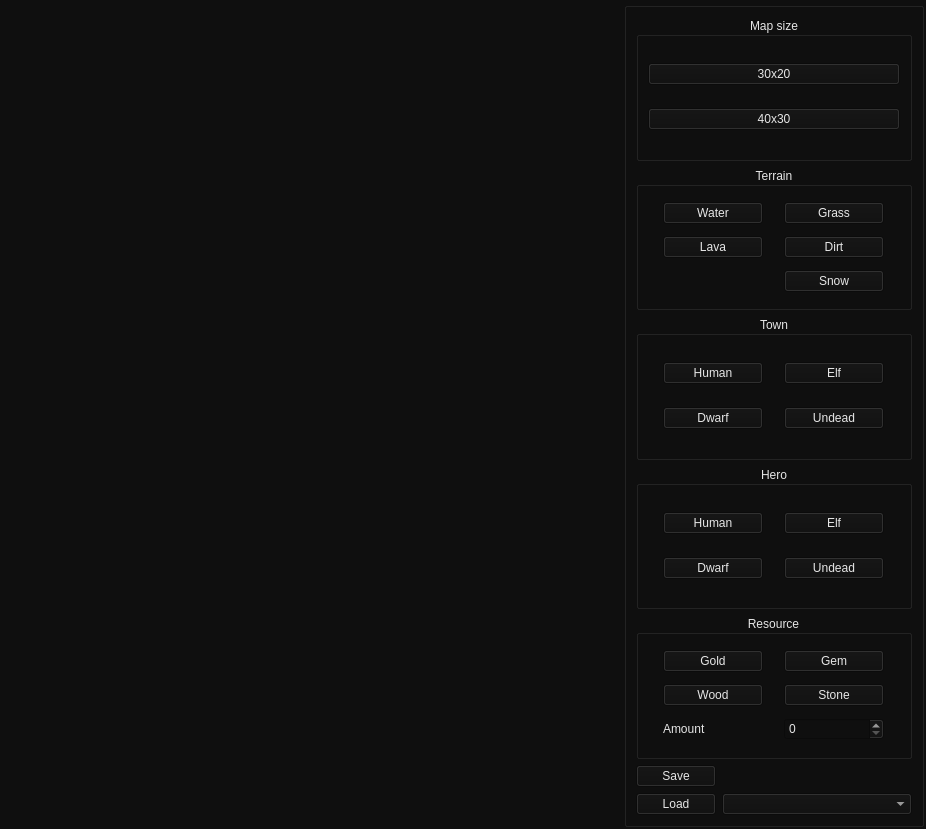
<?xml version="1.0" encoding="UTF-8"?>
<ui version="4.0">
 <class>MapEditor</class>
 <widget class="QMainWindow" name="MapEditor">
  <property name="geometry">
   <rect>
    <x>0</x>
    <y>0</y>
    <width>926</width>
    <height>829</height>
   </rect>
  </property>
  <property name="windowTitle">
   <string>MainWindow</string>
  </property>
  <property name="styleSheet">
   <string notr="true">background-color: rgb(15, 15, 15);
font: 14pt &quot;Ancient Modern Tales&quot;;
color: rgb(230, 230, 230);</string>
  </property>
  <widget class="QWidget" name="centralwidget">
   <layout class="QHBoxLayout" name="horizontalLayout">
    <property name="spacing">
     <number>0</number>
    </property>
    <property name="leftMargin">
     <number>2</number>
    </property>
    <property name="topMargin">
     <number>2</number>
    </property>
    <property name="rightMargin">
     <number>2</number>
    </property>
    <property name="bottomMargin">
     <number>2</number>
    </property>
    <item>
     <widget class="Canvas" name="wgt_globalMap" native="true"/>
    </item>
    <item>
     <widget class="QGroupBox" name="groupBox">
      <property name="maximumSize">
       <size>
        <width>300</width>
        <height>16777215</height>
       </size>
      </property>
      <property name="title">
       <string/>
      </property>
      <layout class="QVBoxLayout" name="verticalLayout_2">
       <item>
        <widget class="QGroupBox" name="groupBox_2">
         <property name="title">
          <string>Map size</string>
         </property>
         <property name="alignment">
          <set>Qt::AlignCenter</set>
         </property>
         <layout class="QVBoxLayout" name="verticalLayout">
          <item>
           <widget class="QPushButton" name="pb_createMap_30x20">
            <property name="text">
             <string>30x20</string>
            </property>
           </widget>
          </item>
          <item>
           <widget class="QPushButton" name="pb_createMap_40x30">
            <property name="text">
             <string>40x30</string>
            </property>
           </widget>
          </item>
         </layout>
        </widget>
       </item>
       <item>
        <widget class="QGroupBox" name="groupBox_3">
         <property name="title">
          <string>Terrain</string>
         </property>
         <property name="alignment">
          <set>Qt::AlignCenter</set>
         </property>
         <layout class="QGridLayout" name="gridLayout_4">
          <item row="0" column="0">
           <widget class="QPushButton" name="pb_addWater">
            <property name="minimumSize">
             <size>
              <width>100</width>
              <height>0</height>
             </size>
            </property>
            <property name="maximumSize">
             <size>
              <width>100</width>
              <height>16777215</height>
             </size>
            </property>
            <property name="text">
             <string>Water</string>
            </property>
           </widget>
          </item>
          <item row="0" column="1">
           <widget class="QPushButton" name="pb_addGrass">
            <property name="minimumSize">
             <size>
              <width>100</width>
              <height>0</height>
             </size>
            </property>
            <property name="maximumSize">
             <size>
              <width>100</width>
              <height>16777215</height>
             </size>
            </property>
            <property name="text">
             <string>Grass</string>
            </property>
           </widget>
          </item>
          <item row="1" column="0">
           <widget class="QPushButton" name="pb_addLava">
            <property name="minimumSize">
             <size>
              <width>100</width>
              <height>0</height>
             </size>
            </property>
            <property name="maximumSize">
             <size>
              <width>100</width>
              <height>16777215</height>
             </size>
            </property>
            <property name="text">
             <string>Lava</string>
            </property>
           </widget>
          </item>
          <item row="1" column="1">
           <widget class="QPushButton" name="pb_addDirt">
            <property name="minimumSize">
             <size>
              <width>100</width>
              <height>0</height>
             </size>
            </property>
            <property name="maximumSize">
             <size>
              <width>100</width>
              <height>16777215</height>
             </size>
            </property>
            <property name="text">
             <string>Dirt</string>
            </property>
           </widget>
          </item>
          <item row="2" column="1">
           <widget class="QPushButton" name="pb_addSnow">
            <property name="minimumSize">
             <size>
              <width>100</width>
              <height>0</height>
             </size>
            </property>
            <property name="maximumSize">
             <size>
              <width>100</width>
              <height>16777215</height>
             </size>
            </property>
            <property name="text">
             <string>Snow</string>
            </property>
           </widget>
          </item>
         </layout>
        </widget>
       </item>
       <item>
        <widget class="QGroupBox" name="groupBox_4">
         <property name="minimumSize">
          <size>
           <width>0</width>
           <height>0</height>
          </size>
         </property>
         <property name="maximumSize">
          <size>
           <width>16777215</width>
           <height>16777215</height>
          </size>
         </property>
         <property name="title">
          <string>Town</string>
         </property>
         <property name="alignment">
          <set>Qt::AlignCenter</set>
         </property>
         <layout class="QGridLayout" name="gridLayout">
          <item row="0" column="0">
           <widget class="QPushButton" name="pb_addTownHuman">
            <property name="minimumSize">
             <size>
              <width>100</width>
              <height>0</height>
             </size>
            </property>
            <property name="maximumSize">
             <size>
              <width>100</width>
              <height>16777215</height>
             </size>
            </property>
            <property name="text">
             <string>Human</string>
            </property>
           </widget>
          </item>
          <item row="0" column="1">
           <widget class="QPushButton" name="pb_addTownElf">
            <property name="minimumSize">
             <size>
              <width>100</width>
              <height>0</height>
             </size>
            </property>
            <property name="maximumSize">
             <size>
              <width>100</width>
              <height>16777215</height>
             </size>
            </property>
            <property name="text">
             <string>Elf</string>
            </property>
           </widget>
          </item>
          <item row="1" column="0">
           <widget class="QPushButton" name="pb_addTownDwarf">
            <property name="minimumSize">
             <size>
              <width>100</width>
              <height>0</height>
             </size>
            </property>
            <property name="maximumSize">
             <size>
              <width>100</width>
              <height>16777215</height>
             </size>
            </property>
            <property name="text">
             <string>Dwarf</string>
            </property>
           </widget>
          </item>
          <item row="1" column="1">
           <widget class="QPushButton" name="pb_addTownUndead">
            <property name="minimumSize">
             <size>
              <width>100</width>
              <height>0</height>
             </size>
            </property>
            <property name="maximumSize">
             <size>
              <width>100</width>
              <height>16777215</height>
             </size>
            </property>
            <property name="text">
             <string>Undead</string>
            </property>
           </widget>
          </item>
         </layout>
        </widget>
       </item>
       <item>
        <widget class="QGroupBox" name="groupBox_5">
         <property name="minimumSize">
          <size>
           <width>0</width>
           <height>0</height>
          </size>
         </property>
         <property name="maximumSize">
          <size>
           <width>16777215</width>
           <height>16777215</height>
          </size>
         </property>
         <property name="title">
          <string>Hero</string>
         </property>
         <property name="alignment">
          <set>Qt::AlignCenter</set>
         </property>
         <layout class="QGridLayout" name="gridLayout_2">
          <item row="0" column="0">
           <widget class="QPushButton" name="pb_addHeroHuman">
            <property name="minimumSize">
             <size>
              <width>100</width>
              <height>0</height>
             </size>
            </property>
            <property name="maximumSize">
             <size>
              <width>100</width>
              <height>16777215</height>
             </size>
            </property>
            <property name="text">
             <string>Human</string>
            </property>
           </widget>
          </item>
          <item row="0" column="1">
           <widget class="QPushButton" name="pb_addHeroElf">
            <property name="minimumSize">
             <size>
              <width>100</width>
              <height>0</height>
             </size>
            </property>
            <property name="maximumSize">
             <size>
              <width>100</width>
              <height>16777215</height>
             </size>
            </property>
            <property name="text">
             <string>Elf</string>
            </property>
           </widget>
          </item>
          <item row="1" column="0">
           <widget class="QPushButton" name="pb_addHeroDwarf">
            <property name="minimumSize">
             <size>
              <width>100</width>
              <height>0</height>
             </size>
            </property>
            <property name="maximumSize">
             <size>
              <width>100</width>
              <height>16777215</height>
             </size>
            </property>
            <property name="text">
             <string>Dwarf</string>
            </property>
           </widget>
          </item>
          <item row="1" column="1">
           <widget class="QPushButton" name="pb_addHeroUndead">
            <property name="minimumSize">
             <size>
              <width>100</width>
              <height>0</height>
             </size>
            </property>
            <property name="maximumSize">
             <size>
              <width>100</width>
              <height>16777215</height>
             </size>
            </property>
            <property name="text">
             <string>Undead</string>
            </property>
           </widget>
          </item>
         </layout>
        </widget>
       </item>
       <item>
        <widget class="QGroupBox" name="groupBox_6">
         <property name="title">
          <string>Resource</string>
         </property>
         <property name="alignment">
          <set>Qt::AlignCenter</set>
         </property>
         <layout class="QGridLayout" name="gridLayout_3">
          <item row="0" column="0">
           <widget class="QPushButton" name="pb_addResourceGold">
            <property name="minimumSize">
             <size>
              <width>100</width>
              <height>0</height>
             </size>
            </property>
            <property name="maximumSize">
             <size>
              <width>100</width>
              <height>16777215</height>
             </size>
            </property>
            <property name="text">
             <string>Gold</string>
            </property>
           </widget>
          </item>
          <item row="0" column="1">
           <widget class="QPushButton" name="pb_addResourceGem">
            <property name="minimumSize">
             <size>
              <width>100</width>
              <height>0</height>
             </size>
            </property>
            <property name="maximumSize">
             <size>
              <width>100</width>
              <height>16777215</height>
             </size>
            </property>
            <property name="text">
             <string>Gem</string>
            </property>
           </widget>
          </item>
          <item row="1" column="0">
           <widget class="QPushButton" name="pb_addResourceWood">
            <property name="minimumSize">
             <size>
              <width>100</width>
              <height>0</height>
             </size>
            </property>
            <property name="maximumSize">
             <size>
              <width>100</width>
              <height>16777215</height>
             </size>
            </property>
            <property name="text">
             <string>Wood</string>
            </property>
           </widget>
          </item>
          <item row="1" column="1">
           <widget class="QPushButton" name="pb_addResourceStone">
            <property name="minimumSize">
             <size>
              <width>100</width>
              <height>0</height>
             </size>
            </property>
            <property name="maximumSize">
             <size>
              <width>100</width>
              <height>16777215</height>
             </size>
            </property>
            <property name="text">
             <string>Stone</string>
            </property>
           </widget>
          </item>
          <item row="2" column="0">
           <widget class="QLabel" name="label">
            <property name="text">
             <string>Amount</string>
            </property>
           </widget>
          </item>
          <item row="2" column="1">
           <widget class="QSpinBox" name="sb_resourceAmount">
            <property name="maximum">
             <number>9999999</number>
            </property>
           </widget>
          </item>
         </layout>
        </widget>
       </item>
       <item>
        <layout class="QHBoxLayout" name="horizontalLayout_3">
         <item>
          <widget class="QPushButton" name="pb_save">
           <property name="maximumSize">
            <size>
             <width>80</width>
             <height>16777215</height>
            </size>
           </property>
           <property name="text">
            <string>Save</string>
           </property>
          </widget>
         </item>
         <item>
          <spacer name="horizontalSpacer">
           <property name="orientation">
            <enum>Qt::Horizontal</enum>
           </property>
           <property name="sizeHint" stdset="0">
            <size>
             <width>40</width>
             <height>20</height>
            </size>
           </property>
          </spacer>
         </item>
        </layout>
       </item>
       <item>
        <layout class="QHBoxLayout" name="horizontalLayout_2">
         <item>
          <widget class="QPushButton" name="pb_load">
           <property name="maximumSize">
            <size>
             <width>80</width>
             <height>16777215</height>
            </size>
           </property>
           <property name="text">
            <string>Load</string>
           </property>
          </widget>
         </item>
         <item>
          <widget class="QComboBox" name="cb_mapList"/>
         </item>
        </layout>
       </item>
      </layout>
     </widget>
    </item>
   </layout>
  </widget>
 </widget>
 <customwidgets>
  <customwidget>
   <class>Canvas</class>
   <extends>QWidget</extends>
   <header>ui/canvas.h</header>
   <container>1</container>
  </customwidget>
 </customwidgets>
 <resources/>
 <connections/>
</ui>
